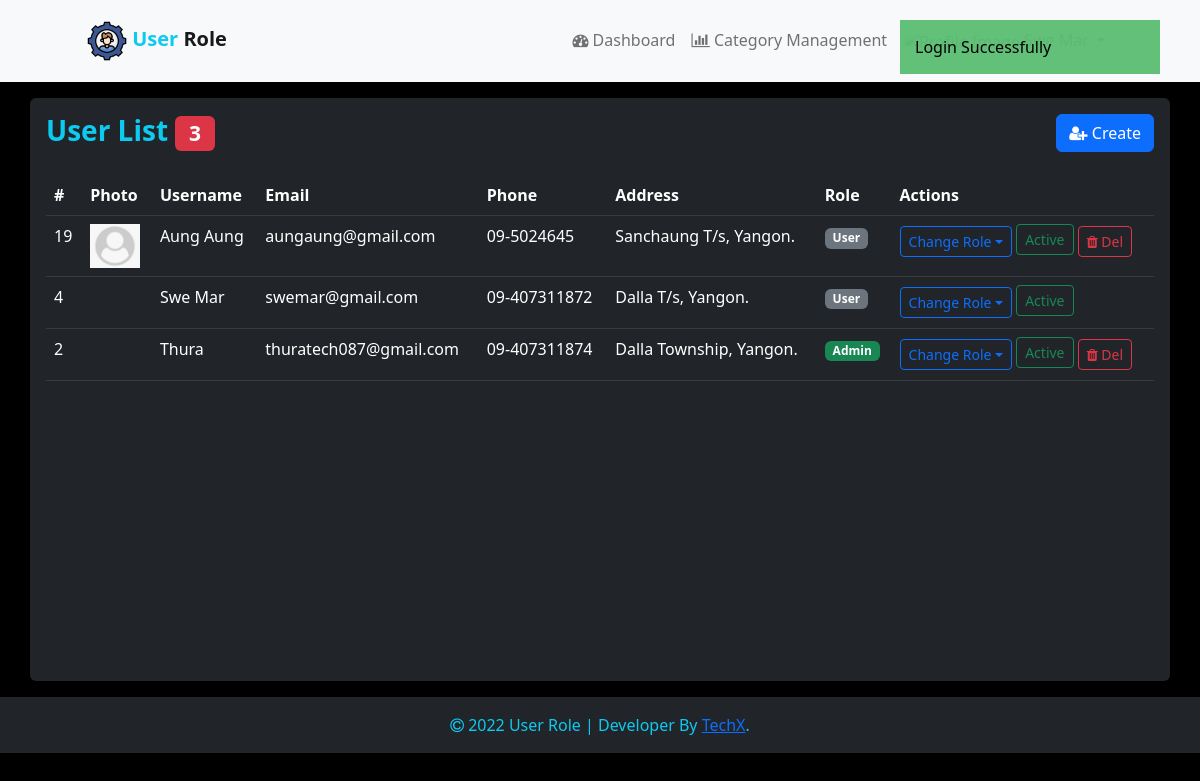
/users.php (signed in), run on the app's committed database.
### tables this page shows
CREATE TABLE `users` (
  `id` int(11) NOT NULL,
  `name` varchar(255) NOT NULL,
  `email` varchar(255) NOT NULL,
  `password` varchar(255) NOT NULL,
  `phone` varchar(255) NOT NULL,
  `address` text NOT NULL,
  `role_id` int(11) NOT NULL DEFAULT 1,
  `photo` varchar(255) DEFAULT NULL,
  `suspended` int(11) NOT NULL DEFAULT 0,
  `created_at` datetime NOT NULL,
  `updated_at` datetime NOT NULL
);

CREATE TABLE `roles` (
  `id` int(11) NOT NULL,
  `name` varchar(255) NOT NULL,
  `value` int(11) NOT NULL
);

### _classes/Helpers/Auth.php (called while the page is built, shortened)
<?php
    class Auth
    {
        static $loginPath = '/index.php';
        static function check()
        {
            if(isset($_SESSION['user'])){
                return $_SESSION['user'];
            }else{
                HTTP::redirect(static::$loginPath);
            }
        }
    }

### _classes/Libs/Database/MySQL.php (called while the page is built, shortened)
<?php
    class MySQL
    {
        private $dbhost;
        private $dbuser;
        private $dbname;
        private $dbpass;
        private $db;
        public function __construct($dbhost = "localhost", $dbuser = "root", $dbname = "project", $dbpass = "")
        {
            $this->dbhost = $dbhost;
            $this->dbuser = $dbuser;
            $this->dbname = $dbname;
            $this->dbpass = $dbpass;
            $this->db = null;
        }
        public function connect()
        {
            try {
                $this->db = new PDO(
                    "mysql:host=$this->dbhost;dbname=$this->dbname",$this->dbuser, $this->dbpass,
                    [
                        PDO::ATTR_ERRMODE => PDO::ERRMODE_EXCEPTION,
                        PDO::ATTR_DEFAULT_FETCH_MODE => PDO::FETCH_OBJ,
                    ]
                );
            } catch (PDOException $e) {
                echo $e->getMessage();
                exit();
            }
            return $this->db;
        }
    }

### _classes/Libs/Database/UsersTable.php (called while the page is built, shortened)
<?php
    class UsersTable
    {
        private $db;
        public function __construct(MySQL $mysql)
        {
            $this->db = $mysql->connect();
        }
        public function getAll()
        {
            try {
                $query = "SELECT users.*, roles.name AS rolename, roles.value FROM users LEFT JOIN roles ON users.role_id = roles.id ORDER BY id DESC";
                $statement = $this->db->query($query);
                return $statement->fetchAll();
            } catch (PDOException $e) {
                echo $e->getMessage();
                exit();
            }
        }
    }

### users.php (the view, shortened to what this page needs)
<?php
    $page = "Users";
    include("layouts/header.php");
    include("layouts/navbar.php");
    $table  = new UsersTable(new MySQL);
    $users = $table->getAll();
?>
    <div class="container mt-3">
        <div class="row justify-content-center">
            <div class="col-sm-12 bg-dark text-info p-3 rounded">
                <div class="row mb-3">
                    <div class="col-sm-6">
                        <h3><strong>User List <span class="badge bg-danger"><?= count($users) ?></span></strong></h3>
                    </div>
                    <div class="col-sm-6">
                        <a href="users-create.php" class="btn btn-primary float-end"> <i class="fa fa-user-plus"></i> Create </a>
                    </div>
                </div>
                <div class="table-responsive" style="height: 490px;">
                    <table class="table table-hover table-dark">
                        <thead>
                            <tr>
                                <th>#</th>
                                <th>Photo</th>
                                <th>Username</th>
                                <th>Email</th>
                                <th>Phone</th>
                                <th>Address</th>
                                <th>Role</th>
                                <th>Actions</th>
                            </tr>
                        </thead>
                        <tbody>
                            <?php if(empty($users)) : ?>
                                <tr>
                                    <td colspan="6">Users not found.</td>
                                </tr>
                            <?php else : ?>
                                <?php foreach($users as $user): ?>
                                    <tr>
                                        <td><?= $user->id; ?></td>
                                        <td>
                                            <?php if($user->photo == false) :?>
                                                <img src="img/150-1503945_transparent-user-png-default-user-image-png-png.png" width="50" alt="">
                                            <?php else : ?>
                                                <img src="_actions/photos/<?= $user->photo ?>" width="50" alt="">
                                            <?php endif; ?>
                                        </td>
                                        <td><?= htmlspecialchars($user->name) ?></td>
                                        <td><?= $user->email; ?></td>
                                        <td><?= $user->phone; ?></td>
                                        <td><?= $user->address; ?></td>
                                        <td>
                                            <?php if($user->role_id == 1) : ?>
                                                <span class="badge bg-secondary"><?= $user->rolename; ?></span>
                                            <?php elseif($user->role_id == 2) : ?>
                                                <span class="badge bg-info"><?= $user->rolename; ?></span>
                                            <?php elseif($user->role_id == 3) : ?>
                                                <span class="badge bg-primary"><?= $user->rolename; ?></span>
                                            <?php elseif($user->role_id == 4) : ?>
                                                <span class="badge bg-success"><?= $user->rolename; ?></span>
                                            <?php else : ?>
                                                <span class="badge bg-success"><?= $user->rolename; ?></span>
                                            <?php endif; ?>
                                        </td>
                                        <td>
                                            <div class="btn-group dorpdown">
                                                <a href="" class="btn btn-sm btn-outline-primary dropdown-toggle" data-bs-toggle="dropdown">Change Role</a>
                                            </div>
                                            <?php if($user->suspended == 1) : ?>
                                                <a href="_actions/unsuspend.php?id=<?= $user->id ?>" class="btn btn-outline-warning btn-sm mb-1">Supspended</a>
                                            <?php else : ?>
                                                <a href="_actions/suspend.php?id=<?= $user->id ?>" class="btn btn-outline-success btn-sm mb-1">Active</a>
                                            <?php endif; ?>
                                            <?php if($user->id !== $auth->id) : ?>
                                                <a href="_actions/delete.php?id=<?= $user->id ?>&&photo=<?= $user->photo ?>" onclick="return confirm('Are you sure?')" class="btn btn-outline-danger  btn-sm"><i class="fa fa-trash"></i> Del</a>
                                            <?php endif; ?>
                                        </td>
                                    </tr>
                                <?php endforeach; ?>
                            <?php endif; ?>
                        </tbody>
                    </table>
                </div>
            </div>
        </div>
    </div>
<?php
    include("layouts/footer-bar.php");
    include("layouts/footer.php");
?>

### layouts/header.php (shortened to what this page needs)
<!DOCTYPE html>
<html lang="en">
<head>
    <link rel="stylesheet" href="css/bootstrap.min.css">
    <link rel="stylesheet" href="css/alertify.min.css">
    <link rel="stylesheet" href="css/font-awesome/css/font-awesome.min.css">
    <link rel="stylesheet" href="css/style.css">
</head>
<body>

### layouts/navbar.php (shortened to what this page needs)
<?php
  $auth = Auth::check();
?>
<nav class="navbar navbar-expand-lg bg-light">
  <div class="container-fluid">
    <a class="navbar-brand mt-2" href="dashboard.php" style="margin-left: 75px;">
        <h5><img src="img/5146077.png" width="40" alt="User Role"> <strong><span class="text-info">User</span> Role </strong> </h5>
    </a>
    <div class="collapse navbar-collapse" id="navbarSupportedContent">
      <ul class="navbar-nav ms-auto mb-2 mb-lg-0">
        <li class="nav-item">
          <a class="nav-link <?php if($page === 'Dashboard'){ echo "active"; } ?>" aria-current="page" href="dashboard.php"> <i class="fa fa-dashboard"></i> Dashboard</a>
        </li>
        <li class="nav-item">
          <a class="nav-link <?php if($page === 'Categories' || $page === 'Category Edit'){ echo "active"; } ?>" aria-current="page" href="categories.php"> <i class="fa fa-bar-chart-o"></i> Category Management</a>
        </li>
        <?php if($auth == false) : ?>
          <li class="nav-item">
            <a class="nav-link" href="register.php">Register</a>
          </li>
          <li class="nav-item">
            <a class="nav-link" href="index.php">Login</a>
          </li>
        <?php else : ?>
          <li class="nav-item dropdown" style="margin-right: 75px;">
            <a class="nav-link dropdown-toggle" href="#" role="button" data-bs-toggle="dropdown" aria-expanded="false">
            </a>
          </li>
        <?php endif; ?>
      </ul>
    </div>
  </div>
</nav>

### layouts/footer-bar.php
<footer class="bg-dark text-info mt-3 p-3 text-center">
    <i class="fa fa-copyright" aria-hidden="true"></i> 2022 User Role | Developer By <a href="#">TechX</a>.
</footer>

### layouts/footer.php (shortened to what this page needs)
</body>
</html>

### layouts/header.php (style rules this page uses)
body { background-color: #000; color: #000; }

### data on the page
users: id "19", name "Aung Aung", email "aungaung@gmail.com", phone "09-5024645", address "Sanchaung T/s, Yangon.", role.name "User"
users: id "4", name "Swe Mar", email "swemar@gmail.com", phone "09-407311872", address "Dalla T/s, Yangon.", role.name "User"
users: id "2", name "Thura", email "thuratech087@gmail.com", phone "09-407311874", address "Dalla Township, Yangon.", role.name "Admin"

### other printed values
count($users) "3"
